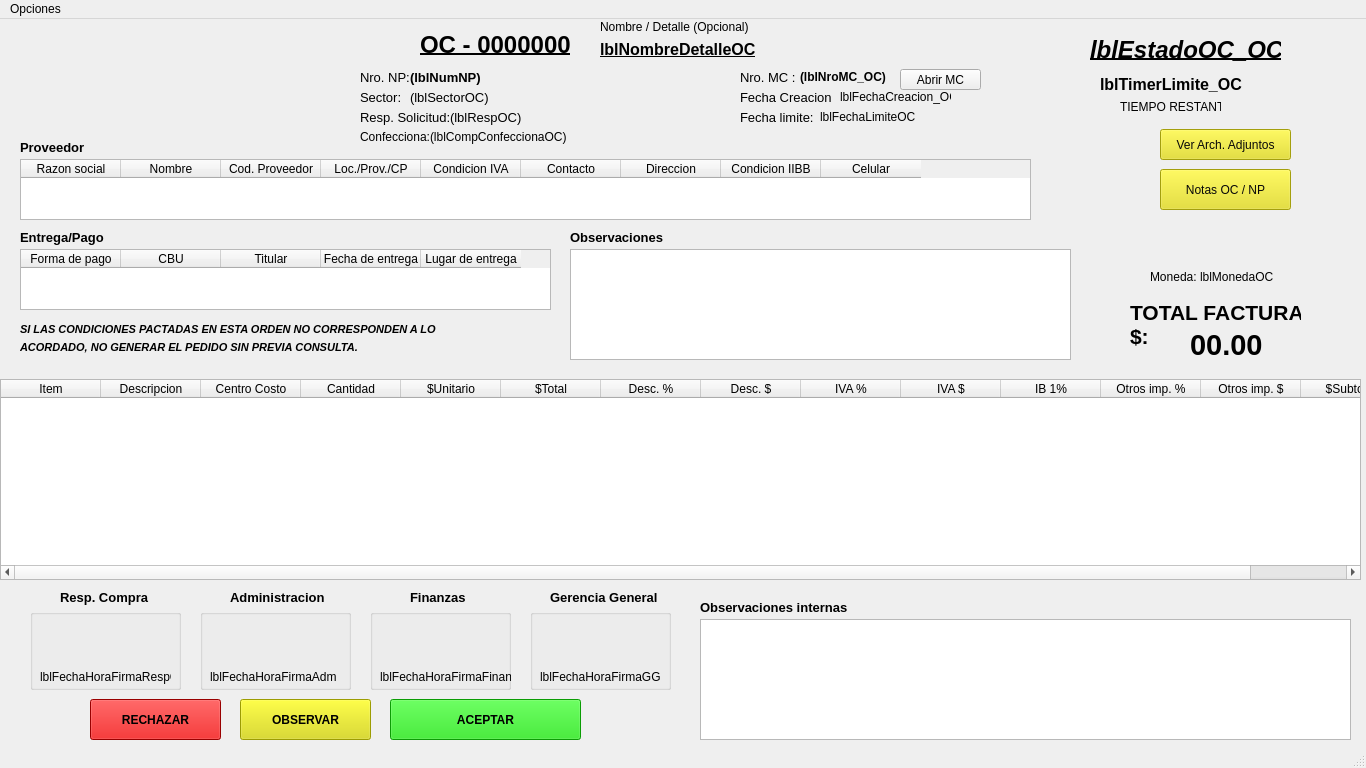
<?xml version="1.0" encoding="UTF-8"?>
<ui version="4.0">
 <class>pantallaEditarOC</class>
 <widget class="QMainWindow" name="pantallaEditarOC">
  <property name="geometry">
   <rect>
    <x>0</x>
    <y>0</y>
    <width>1366</width>
    <height>768</height>
   </rect>
  </property>
  <property name="sizePolicy">
   <sizepolicy hsizetype="Preferred" vsizetype="Preferred">
    <horstretch>0</horstretch>
    <verstretch>0</verstretch>
   </sizepolicy>
  </property>
  <property name="minimumSize">
   <size>
    <width>800</width>
    <height>600</height>
   </size>
  </property>
  <property name="maximumSize">
   <size>
    <width>1366</width>
    <height>768</height>
   </size>
  </property>
  <property name="windowTitle">
   <string>Orden de Compra</string>
  </property>
  <property name="styleSheet">
   <string notr="true"/>
  </property>
  <widget class="QWidget" name="centralwidget">
   <widget class="QTextEdit" name="txtObservacionesOC">
    <property name="geometry">
     <rect>
      <x>570</x>
      <y>230</y>
      <width>501</width>
      <height>111</height>
     </rect>
    </property>
    <property name="styleSheet">
     <string notr="true"/>
    </property>
   </widget>
   <widget class="QLabel" name="label_10">
    <property name="geometry">
     <rect>
      <x>360</x>
      <y>50</y>
      <width>61</width>
      <height>16</height>
     </rect>
    </property>
    <property name="font">
     <font>
      <pointsize>10</pointsize>
      <bold>false</bold>
     </font>
    </property>
    <property name="text">
     <string>Nro. NP:</string>
    </property>
   </widget>
   <widget class="QLabel" name="label_6">
    <property name="geometry">
     <rect>
      <x>360</x>
      <y>70</y>
      <width>71</width>
      <height>16</height>
     </rect>
    </property>
    <property name="font">
     <font>
      <pointsize>10</pointsize>
      <bold>false</bold>
     </font>
    </property>
    <property name="text">
     <string>Sector:</string>
    </property>
   </widget>
   <widget class="QTableWidget" name="tablaDetallesItems">
    <property name="geometry">
     <rect>
      <x>0</x>
      <y>360</y>
      <width>1361</width>
      <height>201</height>
     </rect>
    </property>
    <property name="styleSheet">
     <string notr="true"/>
    </property>
    <column>
     <property name="text">
      <string>Item</string>
     </property>
    </column>
    <column>
     <property name="text">
      <string>Descripcion</string>
     </property>
    </column>
    <column>
     <property name="text">
      <string>Centro Costo</string>
     </property>
    </column>
    <column>
     <property name="text">
      <string>Cantidad</string>
     </property>
    </column>
    <column>
     <property name="text">
      <string>$Unitario</string>
     </property>
    </column>
    <column>
     <property name="text">
      <string>$Total</string>
     </property>
    </column>
    <column>
     <property name="text">
      <string>Desc. %</string>
     </property>
    </column>
    <column>
     <property name="text">
      <string>Desc. $</string>
     </property>
    </column>
    <column>
     <property name="text">
      <string>IVA %</string>
     </property>
    </column>
    <column>
     <property name="text">
      <string>IVA $</string>
     </property>
    </column>
    <column>
     <property name="text">
      <string>IB 1%</string>
     </property>
    </column>
    <column>
     <property name="text">
      <string>Otros imp. %</string>
     </property>
    </column>
    <column>
     <property name="text">
      <string>Otros imp. $</string>
     </property>
    </column>
    <column>
     <property name="text">
      <string>$Subtotal</string>
     </property>
    </column>
   </widget>
   <widget class="QLabel" name="label_7">
    <property name="geometry">
     <rect>
      <x>740</x>
      <y>70</y>
      <width>91</width>
      <height>16</height>
     </rect>
    </property>
    <property name="font">
     <font>
      <pointsize>10</pointsize>
      <bold>false</bold>
     </font>
    </property>
    <property name="text">
     <string>Fecha Creacion:</string>
    </property>
   </widget>
   <widget class="QLabel" name="lblNroOC_OC">
    <property name="geometry">
     <rect>
      <x>420</x>
      <y>10</y>
      <width>151</width>
      <height>31</height>
     </rect>
    </property>
    <property name="font">
     <font>
      <pointsize>18</pointsize>
      <bold>true</bold>
      <underline>true</underline>
     </font>
    </property>
    <property name="text">
     <string>OC - 0000000</string>
    </property>
   </widget>
   <widget class="QLabel" name="logo_np">
    <property name="geometry">
     <rect>
      <x>0</x>
      <y>0</y>
      <width>300</width>
      <height>110</height>
     </rect>
    </property>
    <property name="maximumSize">
     <size>
      <width>300</width>
      <height>110</height>
     </size>
    </property>
    <property name="text">
     <string/>
    </property>
    <property name="pixmap">
     <pixmap resource="../Demo SuCredito_Ezequiel/DemoSuCredito/DemoSuCredito/img/imagenes.qrc">:/xy/logo_info.jpg</pixmap>
    </property>
    <property name="scaledContents">
     <bool>true</bool>
    </property>
   </widget>
   <widget class="QGroupBox" name="groupBox_2">
    <property name="geometry">
     <rect>
      <x>30</x>
      <y>590</y>
      <width>151</width>
      <height>81</height>
     </rect>
    </property>
    <property name="styleSheet">
     <string notr="true"/>
    </property>
    <property name="title">
     <string/>
    </property>
    <widget class="QLabel" name="lblFirmaConfecciono_OC">
     <property name="geometry">
      <rect>
       <x>0</x>
       <y>0</y>
       <width>150</width>
       <height>60</height>
      </rect>
     </property>
     <property name="maximumSize">
      <size>
       <width>150</width>
       <height>60</height>
      </size>
     </property>
     <property name="font">
      <font>
       <pointsize>9</pointsize>
       <bold>false</bold>
      </font>
     </property>
     <property name="text">
      <string/>
     </property>
     <property name="pixmap">
      <pixmap resource="../Demo SuCredito_Ezequiel/DemoSuCredito/DemoSuCredito/img/imagenes.qrc">:/xy/firma_digital_img.jpg</pixmap>
     </property>
     <property name="scaledContents">
      <bool>true</bool>
     </property>
    </widget>
    <widget class="QLabel" name="lblFechaHoraFirmaRespC">
     <property name="geometry">
      <rect>
       <x>10</x>
       <y>60</y>
       <width>131</width>
       <height>16</height>
      </rect>
     </property>
     <property name="text">
      <string>lblFechaHoraFirmaRespC</string>
     </property>
    </widget>
   </widget>
   <widget class="QLabel" name="label_20">
    <property name="geometry">
     <rect>
      <x>740</x>
      <y>50</y>
      <width>61</width>
      <height>16</height>
     </rect>
    </property>
    <property name="font">
     <font>
      <pointsize>10</pointsize>
      <bold>false</bold>
     </font>
    </property>
    <property name="text">
     <string>Nro. MC :</string>
    </property>
   </widget>
   <widget class="QLabel" name="label_21">
    <property name="geometry">
     <rect>
      <x>740</x>
      <y>90</y>
      <width>81</width>
      <height>16</height>
     </rect>
    </property>
    <property name="font">
     <font>
      <pointsize>10</pointsize>
      <bold>false</bold>
     </font>
    </property>
    <property name="text">
     <string>Fecha limite:</string>
    </property>
   </widget>
   <widget class="QLabel" name="lblNumNP">
    <property name="geometry">
     <rect>
      <x>410</x>
      <y>50</y>
      <width>121</width>
      <height>16</height>
     </rect>
    </property>
    <property name="font">
     <font>
      <pointsize>10</pointsize>
      <bold>true</bold>
     </font>
    </property>
    <property name="text">
     <string>(lblNumNP)</string>
    </property>
   </widget>
   <widget class="QLabel" name="lblSectorOC">
    <property name="geometry">
     <rect>
      <x>410</x>
      <y>70</y>
      <width>121</width>
      <height>16</height>
     </rect>
    </property>
    <property name="font">
     <font>
      <pointsize>10</pointsize>
      <bold>false</bold>
     </font>
    </property>
    <property name="text">
     <string>(lblSectorOC)</string>
    </property>
   </widget>
   <widget class="QLabel" name="label_22">
    <property name="geometry">
     <rect>
      <x>360</x>
      <y>90</y>
      <width>101</width>
      <height>16</height>
     </rect>
    </property>
    <property name="font">
     <font>
      <pointsize>10</pointsize>
      <bold>false</bold>
     </font>
    </property>
    <property name="text">
     <string>Resp. Solicitud:</string>
    </property>
   </widget>
   <widget class="QLabel" name="lblRespOC">
    <property name="geometry">
     <rect>
      <x>450</x>
      <y>90</y>
      <width>161</width>
      <height>16</height>
     </rect>
    </property>
    <property name="font">
     <font>
      <pointsize>10</pointsize>
      <bold>false</bold>
     </font>
    </property>
    <property name="text">
     <string>(lblRespOC)</string>
    </property>
   </widget>
   <widget class="QTableWidget" name="tablaProveedorOC">
    <property name="geometry">
     <rect>
      <x>20</x>
      <y>140</y>
      <width>1011</width>
      <height>61</height>
     </rect>
    </property>
    <property name="font">
     <font>
      <pointsize>9</pointsize>
     </font>
    </property>
    <column>
     <property name="text">
      <string>Razon social</string>
     </property>
    </column>
    <column>
     <property name="text">
      <string>Nombre</string>
     </property>
    </column>
    <column>
     <property name="text">
      <string>Cod. Proveedor</string>
     </property>
    </column>
    <column>
     <property name="text">
      <string>Loc./Prov./CP</string>
     </property>
    </column>
    <column>
     <property name="text">
      <string>Condicion IVA</string>
     </property>
    </column>
    <column>
     <property name="text">
      <string>Contacto</string>
     </property>
    </column>
    <column>
     <property name="text">
      <string>Direccion</string>
     </property>
    </column>
    <column>
     <property name="text">
      <string>Condicion IIBB</string>
     </property>
    </column>
    <column>
     <property name="text">
      <string>Celular</string>
     </property>
    </column>
   </widget>
   <widget class="QLabel" name="label_9">
    <property name="geometry">
     <rect>
      <x>20</x>
      <y>120</y>
      <width>81</width>
      <height>16</height>
     </rect>
    </property>
    <property name="font">
     <font>
      <pointsize>10</pointsize>
      <bold>true</bold>
     </font>
    </property>
    <property name="text">
     <string>Proveedor</string>
    </property>
   </widget>
   <widget class="QLabel" name="label_24">
    <property name="geometry">
     <rect>
      <x>20</x>
      <y>210</y>
      <width>101</width>
      <height>16</height>
     </rect>
    </property>
    <property name="font">
     <font>
      <pointsize>10</pointsize>
      <bold>true</bold>
     </font>
    </property>
    <property name="text">
     <string>Entrega/Pago</string>
    </property>
   </widget>
   <widget class="QTableWidget" name="tablaEntregaPago">
    <property name="geometry">
     <rect>
      <x>20</x>
      <y>230</y>
      <width>531</width>
      <height>61</height>
     </rect>
    </property>
    <property name="font">
     <font>
      <pointsize>9</pointsize>
     </font>
    </property>
    <column>
     <property name="text">
      <string>Forma de pago</string>
     </property>
    </column>
    <column>
     <property name="text">
      <string>CBU</string>
     </property>
    </column>
    <column>
     <property name="text">
      <string>Titular</string>
     </property>
    </column>
    <column>
     <property name="text">
      <string>Fecha de entrega</string>
     </property>
    </column>
    <column>
     <property name="text">
      <string>Lugar de entrega</string>
     </property>
    </column>
   </widget>
   <widget class="QLabel" name="label_26">
    <property name="geometry">
     <rect>
      <x>570</x>
      <y>210</y>
      <width>101</width>
      <height>16</height>
     </rect>
    </property>
    <property name="font">
     <font>
      <pointsize>10</pointsize>
      <bold>true</bold>
     </font>
    </property>
    <property name="text">
     <string>Observaciones</string>
    </property>
   </widget>
   <widget class="QGroupBox" name="groupBox_3">
    <property name="geometry">
     <rect>
      <x>200</x>
      <y>590</y>
      <width>151</width>
      <height>81</height>
     </rect>
    </property>
    <property name="styleSheet">
     <string notr="true"/>
    </property>
    <property name="title">
     <string/>
    </property>
    <widget class="QLabel" name="lblFirmaAdministracion_OC">
     <property name="geometry">
      <rect>
       <x>0</x>
       <y>0</y>
       <width>150</width>
       <height>60</height>
      </rect>
     </property>
     <property name="maximumSize">
      <size>
       <width>150</width>
       <height>60</height>
      </size>
     </property>
     <property name="font">
      <font>
       <pointsize>9</pointsize>
       <bold>false</bold>
      </font>
     </property>
     <property name="text">
      <string/>
     </property>
     <property name="pixmap">
      <pixmap resource="../Demo SuCredito_Ezequiel/DemoSuCredito/DemoSuCredito/img/imagenes.qrc">:/xy/firma_digital_img.jpg</pixmap>
     </property>
     <property name="scaledContents">
      <bool>true</bool>
     </property>
    </widget>
    <widget class="QLabel" name="lblFechaHoraFirmaAdm">
     <property name="geometry">
      <rect>
       <x>10</x>
       <y>60</y>
       <width>141</width>
       <height>16</height>
      </rect>
     </property>
     <property name="text">
      <string>lblFechaHoraFirmaAdm</string>
     </property>
    </widget>
   </widget>
   <widget class="QGroupBox" name="groupBox_4">
    <property name="geometry">
     <rect>
      <x>370</x>
      <y>590</y>
      <width>141</width>
      <height>81</height>
     </rect>
    </property>
    <property name="styleSheet">
     <string notr="true"/>
    </property>
    <property name="title">
     <string/>
    </property>
    <widget class="QLabel" name="lblFirmaFinanzas_OC">
     <property name="geometry">
      <rect>
       <x>0</x>
       <y>0</y>
       <width>141</width>
       <height>60</height>
      </rect>
     </property>
     <property name="maximumSize">
      <size>
       <width>150</width>
       <height>60</height>
      </size>
     </property>
     <property name="font">
      <font>
       <pointsize>9</pointsize>
       <bold>false</bold>
      </font>
     </property>
     <property name="text">
      <string/>
     </property>
     <property name="pixmap">
      <pixmap resource="../Demo SuCredito_Ezequiel/DemoSuCredito/DemoSuCredito/img/imagenes.qrc">:/xy/firma_digital_img.jpg</pixmap>
     </property>
     <property name="scaledContents">
      <bool>true</bool>
     </property>
    </widget>
    <widget class="QLabel" name="lblFechaHoraFirmaFinanzas">
     <property name="geometry">
      <rect>
       <x>10</x>
       <y>60</y>
       <width>141</width>
       <height>16</height>
      </rect>
     </property>
     <property name="text">
      <string>lblFechaHoraFirmaFinanzas</string>
     </property>
    </widget>
   </widget>
   <widget class="QGroupBox" name="groupBox_5">
    <property name="geometry">
     <rect>
      <x>530</x>
      <y>590</y>
      <width>141</width>
      <height>81</height>
     </rect>
    </property>
    <property name="styleSheet">
     <string notr="true"/>
    </property>
    <property name="title">
     <string/>
    </property>
    <widget class="QLabel" name="lblFirmaGerencia_OC">
     <property name="geometry">
      <rect>
       <x>0</x>
       <y>0</y>
       <width>141</width>
       <height>60</height>
      </rect>
     </property>
     <property name="maximumSize">
      <size>
       <width>150</width>
       <height>60</height>
      </size>
     </property>
     <property name="font">
      <font>
       <pointsize>9</pointsize>
       <bold>false</bold>
      </font>
     </property>
     <property name="text">
      <string/>
     </property>
     <property name="pixmap">
      <pixmap resource="../Demo SuCredito_Ezequiel/DemoSuCredito/DemoSuCredito/img/imagenes.qrc">:/xy/firma_digital_img.jpg</pixmap>
     </property>
     <property name="scaledContents">
      <bool>true</bool>
     </property>
    </widget>
    <widget class="QLabel" name="lblFechaHoraFirmaGG">
     <property name="geometry">
      <rect>
       <x>10</x>
       <y>60</y>
       <width>141</width>
       <height>16</height>
      </rect>
     </property>
     <property name="text">
      <string>lblFechaHoraFirmaGG</string>
     </property>
    </widget>
   </widget>
   <widget class="QLabel" name="label_30">
    <property name="geometry">
     <rect>
      <x>60</x>
      <y>570</y>
      <width>91</width>
      <height>16</height>
     </rect>
    </property>
    <property name="font">
     <font>
      <pointsize>10</pointsize>
      <bold>true</bold>
     </font>
    </property>
    <property name="text">
     <string>Resp. Compra</string>
    </property>
   </widget>
   <widget class="QLabel" name="label_33">
    <property name="geometry">
     <rect>
      <x>230</x>
      <y>570</y>
      <width>101</width>
      <height>16</height>
     </rect>
    </property>
    <property name="font">
     <font>
      <pointsize>10</pointsize>
      <bold>true</bold>
     </font>
    </property>
    <property name="text">
     <string>Administracion</string>
    </property>
   </widget>
   <widget class="QLabel" name="label_34">
    <property name="geometry">
     <rect>
      <x>410</x>
      <y>570</y>
      <width>61</width>
      <height>16</height>
     </rect>
    </property>
    <property name="font">
     <font>
      <pointsize>10</pointsize>
      <bold>true</bold>
     </font>
    </property>
    <property name="text">
     <string>Finanzas</string>
    </property>
   </widget>
   <widget class="QLabel" name="label_35">
    <property name="geometry">
     <rect>
      <x>550</x>
      <y>570</y>
      <width>111</width>
      <height>16</height>
     </rect>
    </property>
    <property name="font">
     <font>
      <pointsize>10</pointsize>
      <bold>true</bold>
     </font>
    </property>
    <property name="text">
     <string>Gerencia General</string>
    </property>
   </widget>
   <widget class="QLabel" name="label_31">
    <property name="geometry">
     <rect>
      <x>1130</x>
      <y>280</y>
      <width>171</width>
      <height>51</height>
     </rect>
    </property>
    <property name="font">
     <font>
      <pointsize>10</pointsize>
      <bold>true</bold>
     </font>
    </property>
    <property name="text">
     <string>&lt;html&gt;&lt;head/&gt;&lt;body&gt;&lt;p&gt;&lt;span style=&quot; font-size:16pt;&quot;&gt;TOTAL FACTURA&lt;br/&gt;$:&lt;/span&gt;&lt;/p&gt;&lt;/body&gt;&lt;/html&gt;</string>
    </property>
   </widget>
   <widget class="QLabel" name="lblTotalFactura">
    <property name="geometry">
     <rect>
      <x>1190</x>
      <y>310</y>
      <width>121</width>
      <height>31</height>
     </rect>
    </property>
    <property name="font">
     <font>
      <pointsize>22</pointsize>
      <bold>true</bold>
     </font>
    </property>
    <property name="text">
     <string>00.00</string>
    </property>
   </widget>
   <widget class="QPushButton" name="btnVerArchivosAdjuntos_OC">
    <property name="geometry">
     <rect>
      <x>1160</x>
      <y>110</y>
      <width>131</width>
      <height>31</height>
     </rect>
    </property>
    <property name="styleSheet">
     <string notr="true">background-color: rgb(229, 222, 18);
color: rgb(8, 8, 8);</string>
    </property>
    <property name="text">
     <string>Ver Arch. Adjuntos</string>
    </property>
   </widget>
   <widget class="QLabel" name="label">
    <property name="geometry">
     <rect>
      <x>600</x>
      <y>0</y>
      <width>151</width>
      <height>16</height>
     </rect>
    </property>
    <property name="text">
     <string>Nombre / Detalle (Opcional)</string>
    </property>
   </widget>
   <widget class="QLabel" name="lblFechaCreacion_OC">
    <property name="geometry">
     <rect>
      <x>840</x>
      <y>70</y>
      <width>111</width>
      <height>16</height>
     </rect>
    </property>
    <property name="text">
     <string>lblFechaCreacion_OC</string>
    </property>
   </widget>
   <widget class="QLabel" name="lblNroMC_OC">
    <property name="geometry">
     <rect>
      <x>800</x>
      <y>50</y>
      <width>91</width>
      <height>16</height>
     </rect>
    </property>
    <property name="font">
     <font>
      <bold>true</bold>
     </font>
    </property>
    <property name="text">
     <string>(lblNroMC_OC)</string>
    </property>
   </widget>
   <widget class="QLabel" name="lblEstadoOC_OC">
    <property name="geometry">
     <rect>
      <x>1090</x>
      <y>10</y>
      <width>191</width>
      <height>41</height>
     </rect>
    </property>
    <property name="font">
     <font>
      <pointsize>18</pointsize>
      <italic>true</italic>
      <bold>true</bold>
      <underline>true</underline>
     </font>
    </property>
    <property name="text">
     <string>lblEstadoOC_OC</string>
    </property>
   </widget>
   <widget class="QLabel" name="lblTimerLimite_OC">
    <property name="geometry">
     <rect>
      <x>1100</x>
      <y>50</y>
      <width>161</width>
      <height>31</height>
     </rect>
    </property>
    <property name="font">
     <font>
      <pointsize>12</pointsize>
      <bold>true</bold>
     </font>
    </property>
    <property name="text">
     <string>lblTimerLimite_OC</string>
    </property>
   </widget>
   <widget class="QLabel" name="label_2">
    <property name="geometry">
     <rect>
      <x>1120</x>
      <y>80</y>
      <width>101</width>
      <height>16</height>
     </rect>
    </property>
    <property name="text">
     <string>TIEMPO RESTANTE</string>
    </property>
   </widget>
   <widget class="QPushButton" name="btnAbrirNotas_OC">
    <property name="geometry">
     <rect>
      <x>1160</x>
      <y>150</y>
      <width>131</width>
      <height>41</height>
     </rect>
    </property>
    <property name="styleSheet">
     <string notr="true">background-color: rgb(229, 222, 18);
color: rgb(8, 8, 8);</string>
    </property>
    <property name="text">
     <string>Notas OC / NP</string>
    </property>
   </widget>
   <widget class="QPushButton" name="btnAbrirMC_OC">
    <property name="geometry">
     <rect>
      <x>900</x>
      <y>50</y>
      <width>81</width>
      <height>21</height>
     </rect>
    </property>
    <property name="styleSheet">
     <string notr="true"/>
    </property>
    <property name="text">
     <string>Abrir MC</string>
    </property>
   </widget>
   <widget class="QLabel" name="label_3">
    <property name="geometry">
     <rect>
      <x>20</x>
      <y>300</y>
      <width>421</width>
      <height>21</height>
     </rect>
    </property>
    <property name="font">
     <font>
      <pointsize>8</pointsize>
      <italic>true</italic>
      <bold>true</bold>
     </font>
    </property>
    <property name="text">
     <string>SI LAS CONDICIONES PACTADAS EN ESTA ORDEN NO CORRESPONDEN A LO</string>
    </property>
   </widget>
   <widget class="QLabel" name="label_4">
    <property name="geometry">
     <rect>
      <x>20</x>
      <y>320</y>
      <width>401</width>
      <height>16</height>
     </rect>
    </property>
    <property name="font">
     <font>
      <pointsize>8</pointsize>
      <italic>true</italic>
      <bold>true</bold>
     </font>
    </property>
    <property name="text">
     <string>ACORDADO, NO GENERAR EL PEDIDO SIN PREVIA CONSULTA.</string>
    </property>
   </widget>
   <widget class="QLabel" name="label_27">
    <property name="geometry">
     <rect>
      <x>700</x>
      <y>580</y>
      <width>151</width>
      <height>16</height>
     </rect>
    </property>
    <property name="font">
     <font>
      <pointsize>10</pointsize>
      <bold>true</bold>
     </font>
    </property>
    <property name="text">
     <string>Observaciones internas</string>
    </property>
   </widget>
   <widget class="QTextEdit" name="txtObservacionesInternasOC">
    <property name="geometry">
     <rect>
      <x>700</x>
      <y>600</y>
      <width>651</width>
      <height>121</height>
     </rect>
    </property>
    <property name="styleSheet">
     <string notr="true"/>
    </property>
   </widget>
   <widget class="QLabel" name="label_5">
    <property name="geometry">
     <rect>
      <x>360</x>
      <y>110</y>
      <width>71</width>
      <height>16</height>
     </rect>
    </property>
    <property name="text">
     <string>Confecciona:</string>
    </property>
   </widget>
   <widget class="QLabel" name="lblCompConfeccionaOC">
    <property name="geometry">
     <rect>
      <x>430</x>
      <y>110</y>
      <width>141</width>
      <height>16</height>
     </rect>
    </property>
    <property name="text">
     <string>(lblCompConfeccionaOC)</string>
    </property>
   </widget>
   <widget class="QLabel" name="label_8">
    <property name="geometry">
     <rect>
      <x>1150</x>
      <y>250</y>
      <width>49</width>
      <height>16</height>
     </rect>
    </property>
    <property name="text">
     <string>Moneda:</string>
    </property>
   </widget>
   <widget class="QLabel" name="lblNombreDetalleOC">
    <property name="geometry">
     <rect>
      <x>600</x>
      <y>20</y>
      <width>331</width>
      <height>21</height>
     </rect>
    </property>
    <property name="font">
     <font>
      <pointsize>12</pointsize>
      <bold>true</bold>
      <underline>true</underline>
     </font>
    </property>
    <property name="text">
     <string>lblNombreDetalleOC</string>
    </property>
   </widget>
   <widget class="QLabel" name="lblFechaLimiteOC">
    <property name="geometry">
     <rect>
      <x>820</x>
      <y>90</y>
      <width>131</width>
      <height>16</height>
     </rect>
    </property>
    <property name="text">
     <string>lblFechaLimiteOC</string>
    </property>
   </widget>
   <widget class="QLabel" name="lblMonedaOC">
    <property name="geometry">
     <rect>
      <x>1200</x>
      <y>250</y>
      <width>121</width>
      <height>16</height>
     </rect>
    </property>
    <property name="text">
     <string>lblMonedaOC</string>
    </property>
   </widget>
   <widget class="QPushButton" name="btnRechazarOC">
    <property name="geometry">
     <rect>
      <x>90</x>
      <y>680</y>
      <width>131</width>
      <height>41</height>
     </rect>
    </property>
    <property name="font">
     <font>
      <bold>true</bold>
     </font>
    </property>
    <property name="styleSheet">
     <string notr="true">color: rgb(0, 0, 0);
background-color: rgb(214, 0, 0);</string>
    </property>
    <property name="text">
     <string>RECHAZAR</string>
    </property>
   </widget>
   <widget class="QPushButton" name="btnObservarOC">
    <property name="geometry">
     <rect>
      <x>240</x>
      <y>680</y>
      <width>131</width>
      <height>41</height>
     </rect>
    </property>
    <property name="font">
     <font>
      <bold>true</bold>
     </font>
    </property>
    <property name="styleSheet">
     <string notr="true">color: rgb(0, 0, 0);
background-color: rgb(218, 218, 3);</string>
    </property>
    <property name="text">
     <string>OBSERVAR</string>
    </property>
   </widget>
   <widget class="QPushButton" name="btnAceptarOC">
    <property name="geometry">
     <rect>
      <x>390</x>
      <y>680</y>
      <width>191</width>
      <height>41</height>
     </rect>
    </property>
    <property name="font">
     <font>
      <bold>true</bold>
     </font>
    </property>
    <property name="styleSheet">
     <string notr="true">color: rgb(0, 0, 0);
background-color: rgb(16, 218, 5);</string>
    </property>
    <property name="text">
     <string>ACEPTAR</string>
    </property>
   </widget>
  </widget>
  <widget class="QMenuBar" name="menubar">
   <property name="geometry">
    <rect>
     <x>0</x>
     <y>0</y>
     <width>1366</width>
     <height>22</height>
    </rect>
   </property>
   <widget class="QMenu" name="menuOpciones">
    <property name="title">
     <string>Opciones</string>
    </property>
    <widget class="QMenu" name="menuDescargar_en_PDF">
     <property name="title">
      <string>Descargar en PDF</string>
     </property>
     <addaction name="actionPDF_Completo"/>
     <addaction name="actionPDF_Proveedor"/>
    </widget>
    <addaction name="menuDescargar_en_PDF"/>
    <addaction name="actionCancelar_OC"/>
   </widget>
   <addaction name="menuOpciones"/>
  </widget>
  <widget class="QStatusBar" name="statusbar"/>
  <action name="actionGuardar_OC">
   <property name="text">
    <string>Guardar OC</string>
   </property>
  </action>
  <action name="actionCancelar_OC">
   <property name="text">
    <string>Cancelar</string>
   </property>
  </action>
  <action name="actionPDF_Completo">
   <property name="text">
    <string>PDF Completo</string>
   </property>
  </action>
  <action name="actionPDF_Proveedor">
   <property name="text">
    <string>PDF Proveedor</string>
   </property>
  </action>
 </widget>
 <resources>
  <include location="../Demo SuCredito_Ezequiel/DemoSuCredito/DemoSuCredito/img/imagenes.qrc"/>
 </resources>
 <connections/>
</ui>
